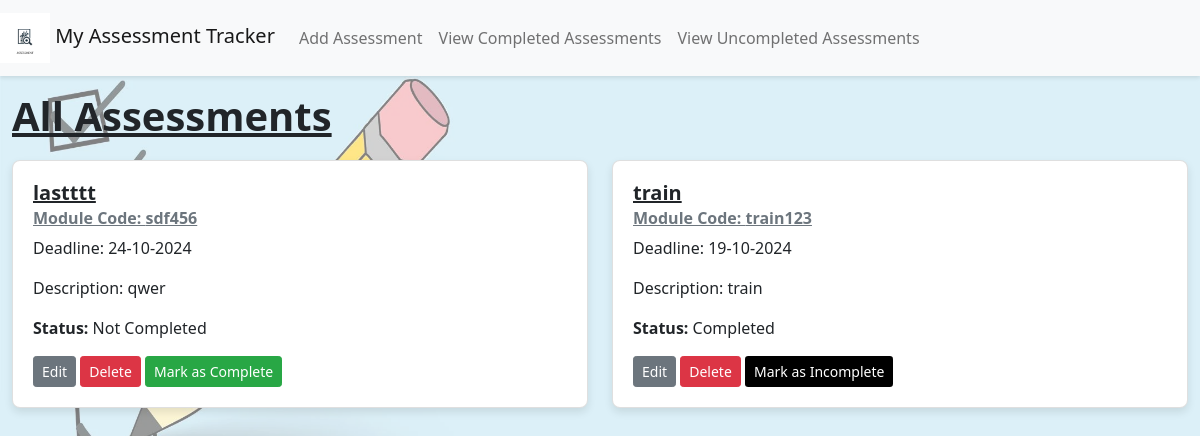
The app's page /, older data.
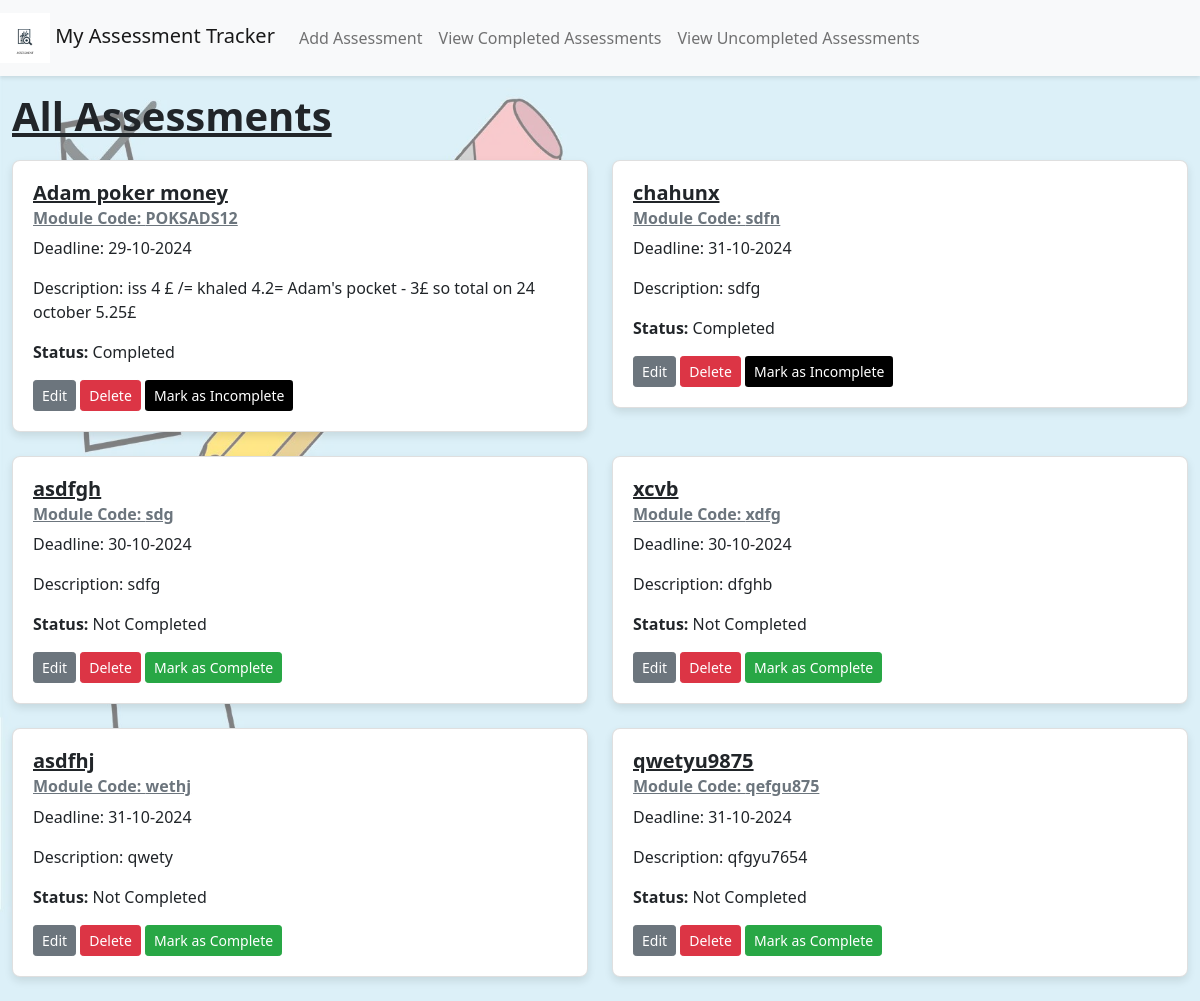
The same page, newer data.
### app/models.py (models this page shows)
class Assessment(db.Model):
    id = db.Column(db.Integer, primary_key=True)
    title = db.Column(db.String(100), nullable=False)
    module_code = db.Column(db.String(20), nullable=False)
    deadline_date = db.Column(db.DateTime, nullable=False)
    description = db.Column(db.Text, nullable=False)
    is_complete = db.Column(db.Boolean, default=False)

### app/views.py (the view)
@app.route('/')
def index():
    assessments = Assessment.query.all()
    return render_template(
        'index.html',
        title='All Assessments',
        assessments=assessments
    )

### app/templates/index.html (shortened to what this page needs)
<!DOCTYPE html>
<html lang="en">
{% extends "base.html" %}
{% block content %}
  <h1>All Assessments</h1>
  <div class="assessment-list" role="main" aria-labelledby="assessment-list">
    {% if assessments %}
      <div class="row">
        {% for assessment in assessments %}
          <div class="col-md-6 mb-4">
            <div class="card">
              <div class="card-body">
                <h5 class="card-title" id="assessment-title-{{ assessment.id }}">{{ assessment.title }}</h5>
                <h6 class="card-subtitle mb-2 text-muted">Module Code: {{ assessment.module_code }}</h6>
                <p class="card-text">Deadline: {{ assessment.deadline_date.strftime('%d-%m-%Y') }}</p>
                <p class="card-text">Description: {{ assessment.description }}</p>
                <p class="card-text"><strong>Status:</strong> {{ 'Completed' if assessment.is_complete else 'Not Completed' }}</p>
                <a href="{{ url_for('edit_assessment', assessment_id=assessment.id) }}" class="btn btn-secondary btn-sm mr-2" aria-label="Edit {{ assessment.title }}">Edit</a>
                <form action="{{ url_for('delete_assessment', assessment_id=assessment.id) }}" method="post" style="display:inline;">
                  <button type="submit" class="btn btn-danger btn-sm mr-2" aria-label="Delete {{ assessment.title }}">Delete</button>
                </form>
                {% if not assessment.is_complete %}
                  <form action="{{ url_for('mark_complete', assessment_id=assessment.id) }}" method="post" style="display:inline;">
                    <button type="submit" class="btn btn-success btn-sm" aria-label="Mark {{ assessment.title }} as Complete">Mark as Complete</button>
                  </form>
                {% else %}
                <form action="{{ url_for('mark_incomplete', assessment_id=assessment.id) }}?next=index" method="post" style="display:inline;">
                  <button type="submit" class="btn btn-sm" style="background-color: #000000 !important; color: #ffffff;" aria-label="Mark {{ assessment.title }} as Incomplete">Mark as Incomplete</button>
                </form>
                {% endif %}
              </div>
            </div>
          </div>
        {% endfor %}
      </div>
    {% else %}
      <div class="alert alert-info">
        <p>No assessments available at the moment. Sit back and relax!</p>
      </div>
    {% endif %}
  </div>
{% endblock %}

Row changes from the older to the newer data that the page shows:
removed Assessment: title "lastttt", module_code "sdf456", deadline_date "24-10-2024", description "qwer", is_complete "Not Completed"
removed Assessment: title "train", module_code "train123", deadline_date "19-10-2024", description "train", is_complete "Completed"
added Assessment: title "Adam poker money", module_code "POKSADS12", deadline_date "29-10-2024", description "iss 4 £ /= khaled 4.2= Adam's pocket - 3£ so total on 24 october 5.25£", is_complete "Completed"
added Assessment: title "chahunx", module_code "sdfn", deadline_date "31-10-2024", description "sdfg", is_complete "Completed"
added Assessment: title "asdfgh", module_code "sdg", deadline_date "30-10-2024", description "sdfg", is_complete "Not Completed"
added Assessment: title "xcvb", module_code "xdfg", deadline_date "30-10-2024", description "dfghb", is_complete "Not Completed"
added Assessment: title "asdfhj", module_code "wethj", deadline_date "31-10-2024", description "qwety", is_complete "Not Completed"
added Assessment: title "qwetyu9875", module_code "qefgu875", deadline_date "31-10-2024", description "qfgyu7654", is_complete "Not Completed"
